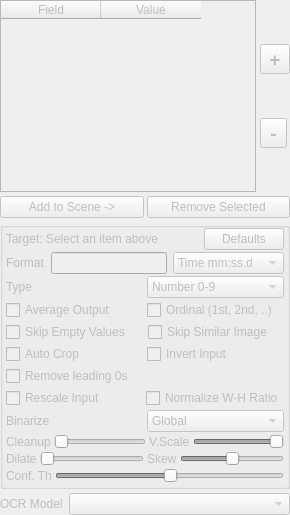
        <widget class="QWidget" name="groupBox_sb_info" native="true">
         <property name="enabled">
          <bool>false</bool>
         </property>
         <layout class="QVBoxLayout" name="verticalLayout_3">
          <property name="spacing">
           <number>4</number>
          </property>
          <property name="leftMargin">
           <number>0</number>
          </property>
          <property name="topMargin">
           <number>0</number>
          </property>
          <property name="rightMargin">
           <number>0</number>
          </property>
          <property name="bottomMargin">
           <number>0</number>
          </property>
          <item>
           <widget class="QWidget" name="widget" native="true">
            <layout class="QHBoxLayout" name="horizontalLayout_2">
             <property name="spacing">
              <number>1</number>
             </property>
             <property name="leftMargin">
              <number>0</number>
             </property>
             <property name="topMargin">
              <number>0</number>
             </property>
             <property name="rightMargin">
              <number>0</number>
             </property>
             <property name="bottomMargin">
              <number>0</number>
             </property>
             <item>
              <widget class="QTableWidget" name="tableWidget_boxes">
               <property name="minimumSize">
                <size>
                 <width>0</width>
                 <height>100</height>
                </size>
               </property>
               <property name="horizontalScrollBarPolicy">
                <enum>Qt::ScrollBarAlwaysOff</enum>
               </property>
               <property name="editTriggers">
                <set>QAbstractItemView::NoEditTriggers</set>
               </property>
               <property name="tabKeyNavigation">
                <bool>false</bool>
               </property>
               <property name="dragDropOverwriteMode">
                <bool>false</bool>
               </property>
               <property name="selectionMode">
                <enum>QAbstractItemView::SingleSelection</enum>
               </property>
               <property name="showGrid">
                <bool>false</bool>
               </property>
               <attribute name="horizontalHeaderCascadingSectionResizes">
                <bool>true</bool>
               </attribute>
               <attribute name="verticalHeaderVisible">
                <bool>false</bool>
               </attribute>
               <column>
                <property name="text">
                 <string>Field</string>
                </property>
               </column>
               <column>
                <property name="text">
                 <string>Value</string>
                </property>
               </column>
              </widget>
             </item>
             <item alignment="Qt::AlignHCenter">
              <widget class="QWidget" name="widget_8" native="true">
               <property name="sizePolicy">
                <sizepolicy hsizetype="Minimum" vsizetype="Preferred">
                 <horstretch>0</horstretch>
                 <verstretch>0</verstretch>
                </sizepolicy>
               </property>
               <layout class="QGridLayout" name="gridLayout_4">
                <property name="sizeConstraint">
                 <enum>QLayout::SetMinimumSize</enum>
                </property>
                <property name="leftMargin">
                 <number>3</number>
                </property>
                <property name="topMargin">
                 <number>0</number>
                </property>
                <property name="rightMargin">
                 <number>0</number>
                </property>
                <property name="bottomMargin">
                 <number>0</number>
                </property>
                <property name="spacing">
                 <number>0</number>
                </property>
                <item row="0" column="0">
                 <widget class="QToolButton" name="toolButton_addBox">
                  <property name="minimumSize">
                   <size>
                    <width>27</width>
                    <height>0</height>
                   </size>
                  </property>
                  <property name="font">
                   <font>
                    <pointsize>14</pointsize>
                    <bold>true</bold>
                   </font>
                  </property>
                  <property name="text">
                   <string>+</string>
                  </property>
                 </widget>
                </item>
                <item row="1" column="0">
                 <widget class="QToolButton" name="toolButton_removeBox">
                  <property name="minimumSize">
                   <size>
                    <width>27</width>
                    <height>0</height>
                   </size>
                  </property>
                  <property name="font">
                   <font>
                    <pointsize>14</pointsize>
                    <bold>true</bold>
                   </font>
                  </property>
                  <property name="text">
                   <string>-</string>
                  </property>
                 </widget>
                </item>
               </layout>
              </widget>
             </item>
            </layout>
           </widget>
          </item>
          <item>
           <widget class="QWidget" name="widget_2" native="true">
            <layout class="QHBoxLayout" name="horizontalLayout_5">
             <property name="spacing">
              <number>3</number>
             </property>
             <property name="leftMargin">
              <number>0</number>
             </property>
             <property name="topMargin">
              <number>0</number>
             </property>
             <property name="rightMargin">
              <number>0</number>
             </property>
             <property name="bottomMargin">
              <number>0</number>
             </property>
             <item>
              <widget class="QPushButton" name="pushButton_makeBox">
               <property name="enabled">
                <bool>false</bool>
               </property>
               <property name="text">
                <string>Add to Scene -&gt;</string>
               </property>
              </widget>
             </item>
             <item>
              <widget class="QPushButton" name="pushButton_removeBox">
               <property name="enabled">
                <bool>false</bool>
               </property>
               <property name="text">
                <string>Remove Selected</string>
               </property>
              </widget>
             </item>
            </layout>
           </widget>
          </item>
          <item>
           <widget class="QGroupBox" name="groupBox_target_settings">
            <layout class="QVBoxLayout" name="verticalLayout_5">
             <property name="spacing">
              <number>2</number>
             </property>
             <property name="leftMargin">
              <number>3</number>
             </property>
             <property name="topMargin">
              <number>0</number>
             </property>
             <property name="rightMargin">
              <number>3</number>
             </property>
             <property name="bottomMargin">
              <number>3</number>
             </property>
             <item>
              <widget class="QWidget" name="widget_10" native="true">
               <property name="sizePolicy">
                <sizepolicy hsizetype="Expanding" vsizetype="Preferred">
                 <horstretch>0</horstretch>
                 <verstretch>0</verstretch>
                </sizepolicy>
               </property>
               <layout class="QHBoxLayout" name="horizontalLayout_12">
                <property name="spacing">
                 <number>3</number>
                </property>
                <property name="leftMargin">
                 <number>0</number>
                </property>
                <property name="topMargin">
                 <number>0</number>
                </property>
                <property name="rightMargin">
                 <number>0</number>
                </property>
                <property name="bottomMargin">
                 <number>0</number>
                </property>
                <item>
                 <widget class="QLabel" name="label_6">
                  <property name="text">
                   <string>Target:</string>
                  </property>
                 </widget>
                </item>
                <item>
                 <widget class="QLabel" name="label_selectedInfo">
                  <property name="text">
                   <string>Select an item above</string>
                  </property>
                 </widget>
                </item>
                <item>
                 <spacer name="horizontalSpacer_3">
                  <property name="orientation">
                   <enum>Qt::Horizontal</enum>
                  </property>
                  <property name="sizeHint" stdset="0">
                   <size>
                    <width>40</width>
                    <height>20</height>
                   </size>
                  </property>
                 </spacer>
                </item>
                <item>
                 <widget class="QPushButton" name="pushButton_restoreDefaults">
                  <property name="text">
                   <string>Defaults</string>
                  </property>
                 </widget>
                </item>
               </layout>
              </widget>
             </item>
             <item>
              <widget class="QWidget" name="widget_7" native="true">
               <property name="sizePolicy">
                <sizepolicy hsizetype="Preferred" vsizetype="Preferred">
                 <horstretch>0</horstretch>
                 <verstretch>0</verstretch>
                </sizepolicy>
               </property>
               <layout class="QHBoxLayout" name="horizontalLayout_8">
                <property name="leftMargin">
                 <number>0</number>
                </property>
                <property name="topMargin">
                 <number>0</number>
                </property>
                <property name="rightMargin">
                 <number>0</number>
                </property>
                <property name="bottomMargin">
                 <number>0</number>
                </property>
                <item>
                 <widget class="QLabel" name="label_2">
                  <property name="text">
                   <string>Format</string>
                  </property>
                 </widget>
                </item>
                <item>
                 <widget class="QLineEdit" name="lineEdit_format">
                  <property name="sizePolicy">
                   <sizepolicy hsizetype="Expanding" vsizetype="Fixed">
                    <horstretch>0</horstretch>
                    <verstretch>0</verstretch>
                   </sizepolicy>
                  </property>
                 </widget>
                </item>
                <item>
                 <widget class="QComboBox" name="comboBox_formatPrefix">
                  <property name="sizePolicy">
                   <sizepolicy hsizetype="Minimum" vsizetype="Fixed">
                    <horstretch>0</horstretch>
                    <verstretch>0</verstretch>
                   </sizepolicy>
                  </property>
                  <property name="currentIndex">
                   <number>0</number>
                  </property>
                  <item>
                   <property name="text">
                    <string>Time mm:ss.d</string>
                   </property>
                  </item>
                  <item>
                   <property name="text">
                    <string>Time mm:ss</string>
                   </property>
                  </item>
                  <item>
                   <property name="text">
                    <string>Time ss.d</string>
                   </property>
                  </item>
                  <item>
                   <property name="text">
                    <string>Time 0-59</string>
                   </property>
                  </item>
                  <item>
                   <property name="text">
                    <string>Shotclock 0-39</string>
                   </property>
                  </item>
                  <item>
                   <property name="text">
                    <string>Score 1dd</string>
                   </property>
                  </item>
                  <item>
                   <property name="text">
                    <string>Score ddd</string>
                   </property>
                  </item>
                  <item>
                   <property name="text">
                    <string>Period 1-4</string>
                   </property>
                  </item>
                  <item>
                   <property name="text">
                    <string>Period d</string>
                   </property>
                  </item>
                  <item>
                   <property name="text">
                    <string>Alphanumeric</string>
                   </property>
                  </item>
                  <item>
                   <property name="text">
                    <string>Any text</string>
                   </property>
                  </item>
                  <item>
                   <property name="text">
                    <string>Any number</string>
                   </property>
                  </item>
                  <item>
                   <property name="text">
                    <string>Select Preset</string>
                   </property>
                  </item>
                 </widget>
                </item>
               </layout>
              </widget>
             </item>
             <item>
              <widget class="QWidget" name="widget_19" native="true">
               <layout class="QHBoxLayout" name="horizontalLayout_21">
                <property name="spacing">
                 <number>3</number>
                </property>
                <property name="leftMargin">
                 <number>0</number>
                </property>
                <property name="topMargin">
                 <number>0</number>
                </property>
                <property name="rightMargin">
                 <number>0</number>
                </property>
                <property name="bottomMargin">
                 <number>0</number>
                </property>
                <item>
                 <widget class="QLabel" name="label_13">
                  <property name="text">
                   <string>Type</string>
                  </property>
                 </widget>
                </item>
                <item>
                 <widget class="QComboBox" name="comboBox_fieldType">
                  <item>
                   <property name="text">
                    <string>Number 0-9</string>
                   </property>
                  </item>
                  <item>
                   <property name="text">
                    <string>Time 0-9 , . :</string>
                   </property>
                  </item>
                  <item>
                   <property name="text">
                    <string>Text</string>
                   </property>
                  </item>
                 </widget>
                </item>
               </layout>
              </widget>
             </item>
             <item>
              <widget class="QWidget" name="widget_14" native="true">
               <property name="sizePolicy">
                <sizepolicy hsizetype="Expanding" vsizetype="Preferred">
                 <horstretch>0</horstretch>
                 <verstretch>0</verstretch>
                </sizepolicy>
               </property>
               <layout class="QHBoxLayout" name="horizontalLayout_16">
                <property name="spacing">
                 <number>3</number>
                </property>
                <property name="leftMargin">
                 <number>0</number>
                </property>
                <property name="topMargin">
                 <number>0</number>
                </property>
                <property name="rightMargin">
                 <number>0</number>
                </property>
                <property name="bottomMargin">
                 <number>0</number>
                </property>
                <item>
                 <widget class="QCheckBox" name="checkBox_smoothing">
                  <property name="text">
                   <string>Average Output</string>
                  </property>
                 </widget>
                </item>
                <item>
                 <widget class="QCheckBox" name="checkBox_ordinalIndicator">
                  <property name="text">
                   <string>Ordinal (1st, 2nd, ..)</string>
                  </property>
                 </widget>
                </item>
               </layout>
              </widget>
             </item>
             <item>
              <widget class="QWidget" name="widget_11" native="true">
               <property name="sizePolicy">
                <sizepolicy hsizetype="Expanding" vsizetype="Preferred">
                 <horstretch>0</horstretch>
                 <verstretch>0</verstretch>
                </sizepolicy>
               </property>
               <layout class="QHBoxLayout" name="horizontalLayout_13">
                <property name="leftMargin">
                 <number>0</number>
                </property>
                <property name="topMargin">
                 <number>0</number>
                </property>
                <property name="rightMargin">
                 <number>0</number>
                </property>
                <property name="bottomMargin">
                 <number>0</number>
                </property>
                <item>
                 <widget class="QCheckBox" name="checkBox_skip_empty">
                  <property name="text">
                   <string>Skip Empty Values</string>
                  </property>
                 </widget>
                </item>
                <item>
                 <widget class="QCheckBox" name="checkBox_skip_similar_image">
                  <property name="text">
                   <string>Skip Similar Image</string>
                  </property>
                 </widget>
                </item>
               </layout>
              </widget>
             </item>
             <item>
              <widget class="QWidget" name="widget_15" native="true">
               <property name="sizePolicy">
                <sizepolicy hsizetype="Expanding" vsizetype="Preferred">
                 <horstretch>0</horstretch>
                 <verstretch>0</verstretch>
                </sizepolicy>
               </property>
               <layout class="QHBoxLayout" name="horizontalLayout_17">
                <property name="spacing">
                 <number>3</number>
                </property>
                <property name="leftMargin">
                 <number>0</number>
                </property>
                <property name="topMargin">
                 <number>0</number>
                </property>
                <property name="rightMargin">
                 <number>0</number>
                </property>
                <property name="bottomMargin">
                 <number>0</number>
                </property>
                <item>
                 <widget class="QCheckBox" name="checkBox_autocrop">
                  <property name="text">
                   <string>Auto Crop</string>
                  </property>
                 </widget>
                </item>
                <item>
                 <widget class="QCheckBox" name="checkBox_invertPatch">
                  <property name="text">
                   <string>Invert Input</string>
                  </property>
                 </widget>
                </item>
               </layout>
              </widget>
             </item>
             <item>
              <widget class="QCheckBox" name="checkBox_removeLeadingZeros">
               <property name="text">
                <string>Remove leading 0s</string>
               </property>
              </widget>
             </item>
             <item>
              <widget class="QWidget" name="widget_9" native="true">
               <layout class="QHBoxLayout" name="horizontalLayout_11">
                <property name="spacing">
                 <number>3</number>
                </property>
                <property name="leftMargin">
                 <number>0</number>
                </property>
                <property name="topMargin">
                 <number>0</number>
                </property>
                <property name="rightMargin">
                 <number>0</number>
                </property>
                <property name="bottomMargin">
                 <number>0</number>
                </property>
                <item>
                 <widget class="QCheckBox" name="checkBox_rescalePatch">
                  <property name="toolTip">
                   <string>Scale the image to 35 pixels height, a favorable size for OCR</string>
                  </property>
                  <property name="text">
                   <string>Rescale Input</string>
                  </property>
                 </widget>
                </item>
                <item>
                 <widget class="QCheckBox" name="checkBox_normWHRatio">
                  <property name="toolTip">
                   <string>Scale to a favorable 1:2 width-to-height ratio</string>
                  </property>
                  <property name="text">
                   <string>Normalize W-H Ratio</string>
                  </property>
                 </widget>
                </item>
               </layout>
              </widget>
             </item>
             <item>
              <widget class="QWidget" name="widget_20" native="true">
               <layout class="QHBoxLayout" name="horizontalLayout_23">
                <property name="spacing">
                 <number>3</number>
                </property>
                <property name="leftMargin">
                 <number>0</number>
                </property>
                <property name="topMargin">
                 <number>0</number>
                </property>
                <property name="rightMargin">
                 <number>0</number>
                </property>
                <property name="bottomMargin">
                 <number>0</number>
                </property>
                <item>
                 <widget class="QLabel" name="label_binarizationMethod">
                  <property name="text">
                   <string>Binarize</string>
                  </property>
                 </widget>
                </item>
                <item>
                 <widget class="QComboBox" name="comboBox_binarizationMethod">
                  <item>
                   <property name="text">
                    <string>Global</string>
                   </property>
                  </item>
                  <item>
                   <property name="text">
                    <string>No Binarization</string>
                   </property>
                  </item>
                  <item>
                   <property name="text">
                    <string>Local</string>
                   </property>
                  </item>
                  <item>
                   <property name="text">
                    <string>Adaptive</string>
                   </property>
                  </item>
                 </widget>
                </item>
               </layout>
              </widget>
             </item>
             <item>
              <widget class="QWidget" name="widget_17" native="true">
               <property name="sizePolicy">
                <sizepolicy hsizetype="Preferred" vsizetype="Preferred">
                 <horstretch>0</horstretch>
                 <verstretch>0</verstretch>
                </sizepolicy>
               </property>
               <layout class="QHBoxLayout" name="horizontalLayout_20">
                <property name="spacing">
                 <number>3</number>
                </property>
                <property name="leftMargin">
                 <number>0</number>
                </property>
                <property name="topMargin">
                 <number>0</number>
                </property>
                <property name="rightMargin">
                 <number>0</number>
                </property>
                <property name="bottomMargin">
                 <number>0</number>
                </property>
                <item>
                 <widget class="QLabel" name="label_4">
                  <property name="text">
                   <string>Cleanup</string>
                  </property>
                 </widget>
                </item>
                <item>
                 <widget class="QSlider" name="horizontalSlider_cleanup">
                  <property name="orientation">
                   <enum>Qt::Horizontal</enum>
                  </property>
                 </widget>
                </item>
                <item>
                 <widget class="QLabel" name="label_15">
                  <property name="text">
                   <string>V.Scale</string>
                  </property>
                 </widget>
                </item>
                <item>
                 <widget class="QSlider" name="horizontalSlider_vscale">
                  <property name="minimum">
                   <number>1</number>
                  </property>
                  <property name="maximum">
                   <number>10</number>
                  </property>
                  <property name="pageStep">
                   <number>5</number>
                  </property>
                  <property name="value">
                   <number>10</number>
                  </property>
                  <property name="orientation">
                   <enum>Qt::Horizontal</enum>
                  </property>
                 </widget>
                </item>
               </layout>
              </widget>
             </item>
             <item>
              <widget class="QWidget" name="widget_13" native="true">
               <property name="sizePolicy">
                <sizepolicy hsizetype="Expanding" vsizetype="Preferred">
                 <horstretch>0</horstretch>
                 <verstretch>0</verstretch>
                </sizepolicy>
               </property>
               <layout class="QHBoxLayout" name="horizontalLayout_15">
                <property name="spacing">
                 <number>3</number>
                </property>
                <property name="leftMargin">
                 <number>0</number>
                </property>
                <property name="topMargin">
                 <number>0</number>
                </property>
                <property name="rightMargin">
                 <number>0</number>
                </property>
                <property name="bottomMargin">
                 <number>0</number>
                </property>
                <item>
                 <widget class="QLabel" name="label_9">
                  <property name="text">
                   <string>Dilate</string>
                  </property>
                 </widget>
                </item>
                <item>
                 <widget class="QSlider" name="horizontalSlider_dilate">
                  <property name="maximum">
                   <number>5</number>
                  </property>
                  <property name="pageStep">
                   <number>1</number>
                  </property>
                  <property name="orientation">
                   <enum>Qt::Horizontal</enum>
                  </property>
                 </widget>
                </item>
                <item>
                 <widget class="QLabel" name="label_14">
                  <property name="text">
                   <string>Skew</string>
                  </property>
                 </widget>
                </item>
                <item>
                 <widget class="QSlider" name="horizontalSlider_skew">
                  <property name="minimum">
                   <number>-10</number>
                  </property>
                  <property name="maximum">
                   <number>10</number>
                  </property>
                  <property name="orientation">
                   <enum>Qt::Horizontal</enum>
                  </property>
                 </widget>
                </item>
               </layout>
              </widget>
             </item>
             <item>
              <widget class="QWidget" name="widget_21" native="true">
               <layout class="QHBoxLayout" name="horizontalLayout_24">
                <property name="spacing">
                 <number>3</number>
                </property>
                <property name="leftMargin">
                 <number>0</number>
                </property>
                <property name="topMargin">
                 <number>0</number>
                </property>
                <property name="rightMargin">
                 <number>0</number>
                </property>
                <property name="bottomMargin">
                 <number>0</number>
                </property>
                <item>
                 <widget class="QLabel" name="label_3">
                  <property name="text">
                   <string>Conf. Th</string>
                  </property>
                 </widget>
                </item>
                <item>
                 <widget class="QSlider" name="horizontalSlider_conf_thresh">
                  <property name="value">
                   <number>50</number>
                  </property>
                  <property name="orientation">
                   <enum>Qt::Horizontal</enum>
                  </property>
                 </widget>
                </item>
               </layout>
              </widget>
             </item>
            </layout>
           </widget>
          </item>
          <item>
           <widget class="QWidget" name="widget_6" native="true">
            <layout class="QHBoxLayout" name="horizontalLayout_7">
             <property name="leftMargin">
              <number>0</number>
             </property>
             <property name="topMargin">
              <number>0</number>
             </property>
             <property name="rightMargin">
              <number>0</number>
             </property>
             <property name="bottomMargin">
              <number>0</number>
             </property>
             <item>
              <widget class="QLabel" name="label_10">
               <property name="sizePolicy">
                <sizepolicy hsizetype="Fixed" vsizetype="Preferred">
                 <horstretch>0</horstretch>
                 <verstretch>0</verstretch>
                </sizepolicy>
               </property>
               <property name="text">
                <string>OCR Model</string>
               </property>
              </widget>
             </item>
             <item>
              <widget class="QComboBox" name="comboBox_ocrModel"/>
             </item>
            </layout>
           </widget>
          </item>
         </layout>
        </widget>
